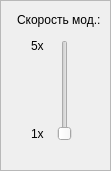
   <widget class="QFrame" name="frame_2">
    <property name="geometry">
     <rect>
      <x>1020</x>
      <y>450</y>
      <width>111</width>
      <height>171</height>
     </rect>
    </property>
    <property name="frameShape">
     <enum>QFrame::StyledPanel</enum>
    </property>
    <property name="frameShadow">
     <enum>QFrame::Plain</enum>
    </property>
    <widget class="QSlider" name="verticalSlider">
     <property name="geometry">
      <rect>
       <x>55</x>
       <y>40</y>
       <width>20</width>
       <height>101</height>
      </rect>
     </property>
     <property name="minimum">
      <number>1</number>
     </property>
     <property name="maximum">
      <number>5</number>
     </property>
     <property name="orientation">
      <enum>Qt::Vertical</enum>
     </property>
    </widget>
    <widget class="QLabel" name="label_73">
     <property name="geometry">
      <rect>
       <x>17</x>
       <y>10</y>
       <width>91</width>
       <height>20</height>
      </rect>
     </property>
     <property name="text">
      <string>Скорость мод.:</string>
     </property>
    </widget>
    <widget class="QLabel" name="label_74">
     <property name="geometry">
      <rect>
       <x>31</x>
       <y>124</y>
       <width>31</width>
       <height>20</height>
      </rect>
     </property>
     <property name="text">
      <string>1x</string>
     </property>
    </widget>
    <widget class="QLabel" name="label_75">
     <property name="geometry">
      <rect>
       <x>31</x>
       <y>36</y>
       <width>31</width>
       <height>20</height>
      </rect>
     </property>
     <property name="text">
      <string>5x</string>
     </property>
    </widget>
   </widget>
